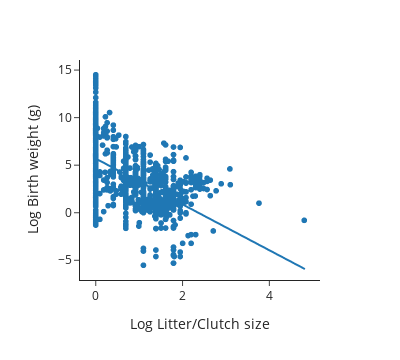

Notebook cell for this chart:
### Markdown cell above
After applying a transformation for which there is a good correlation between the litter size and the birth weight, create a linear model plot using Seaborn.

### Code cell
fig = px.scatter(
    data,
    x='Log Litter/Clutch size', 
    y='Log Birth weight (g)', 
    trendline='ols',
    width=400
)
fig.show()

### Figure 1 — Plotly figure (JSON) as saved in the notebook; plotly's stock layout.template omitted (floating-point values rounded to 4 significant figures; data arrays with more than 128 entries replaced by an {"elided": "..."} marker saying what was removed)
{"data": [{"hovertemplate": "Log Litter/Clutch size=%{x}<br>Log Birth weight (g)=%{y}<extra></extra>", "legendgroup": "", "marker": {"color": "#1F77B4", "symbol": "circle"}, "mode": "markers", "name": "", "showlegend": false, "type": "scattergl", "x": {"elided": "1212 float values"}, "xaxis": "x", "y": {"elided": "1212 float values"}, "yaxis": "y"}, {"hovertemplate": "<b>OLS trendline</b><br>Log Birth weight (g) = -2.4097 * Log Litter/Clutch size + 5.69287<br>R<sup>2</sup>=0.302526<br><br>Log Litter/Clutch size=%{x}<br>Log Birth weight (g)=%{y} <b>(trend)</b><extra></extra>", "legendgroup": "", "marker": {"color": "#1F77B4", "symbol": "circle"}, "mode": "lines", "name": "", "showlegend": false, "type": "scattergl", "x": {"elided": "1212 float values"}, "xaxis": "x", "y": {"elided": "1212 float values"}, "yaxis": "y"}], "layout": {"height": 360, "legend": {"tracegroupgap": 0}, "margin": {"t": 60}, "width": 400, "xaxis": {"anchor": "y", "autorange": true, "domain": [0, 1], "range": [-0.3629, 5.167], "title": {"text": "Log Litter/Clutch size"}, "type": "linear"}, "yaxis": {"anchor": "x", "autorange": true, "domain": [0, 1], "range": [-7.072, 16.06], "title": {"text": "Log Birth weight (g)"}, "type": "linear"}}}
